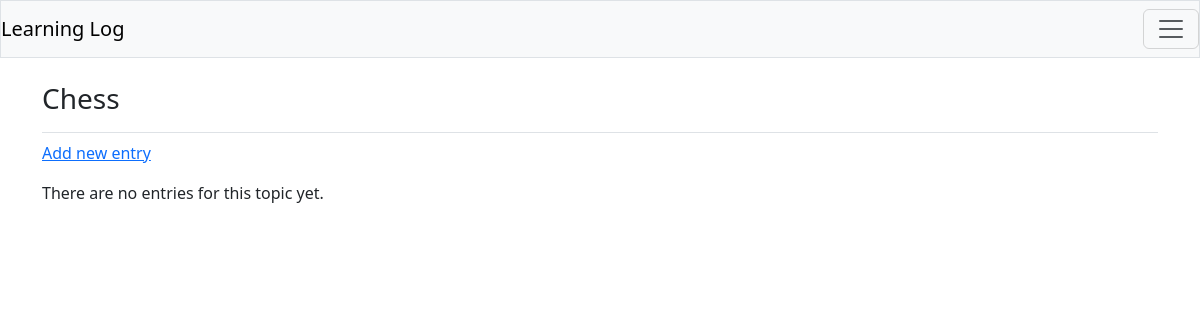
The page /topic/1/ (signed in) on the database as committed earlier.
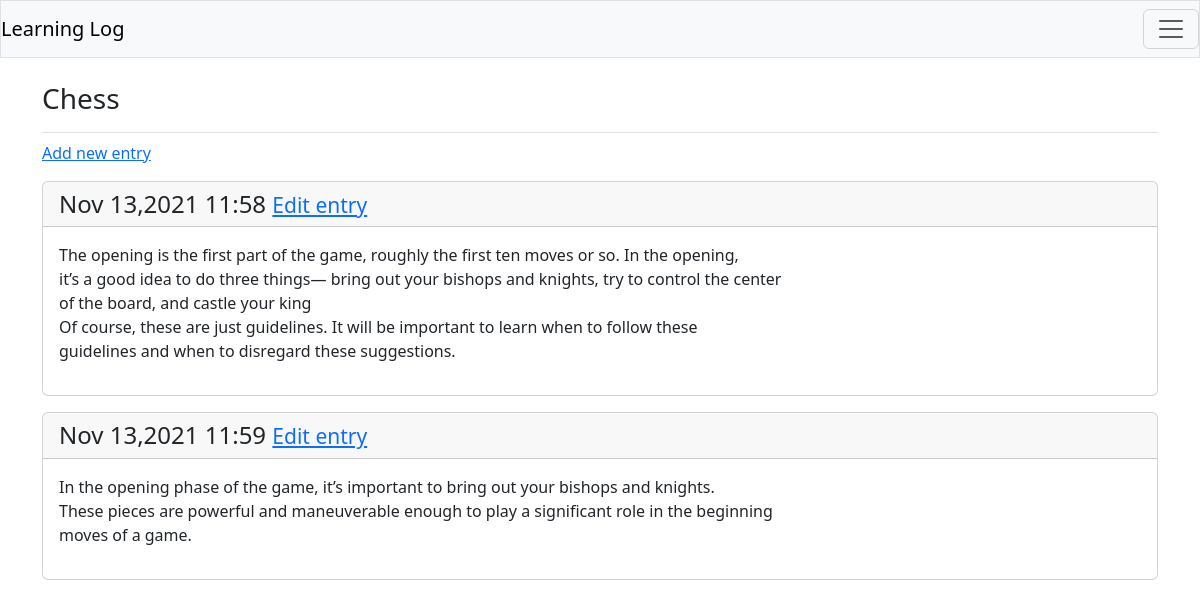
The same page on the database as committed later.
### learning_logs/models.py (models this page shows, shortened)
class Topic(models.Model):
    text = models.CharField(max_length=200)
    date_added = models.DateTimeField(auto_now_add= True)
    owner = models.ForeignKey(User,on_delete=models.CASCADE)
    def __str__(self) -> str:
        return self.text

class Entry(models.Model):
    topic = models.ForeignKey(Topic,on_delete=models.CASCADE) #cascading delete 级联删除
    text = models.TextField()
    date_added = models.DateTimeField(auto_now_add= True)
    class Meta:
        verbose_name_plural = 'entries'

### learning_logs/views.py (the view)
# urls.py: path('topic/<int:topic_id>/',views.topic,name="topic"),
@login_required
def topic(request, topic_id):
    topic = Topic.objects.get(id=topic_id)
    if topic.owner != request.user:
        raise Http404
    entries= topic.entry_set.order_by('date_added')
    context = {'topic':topic,'entries':entries}
    return render(request,'learning_logs/topic.html',context)

### learning_logs/templates/learning_logs/topic.html
{% extends 'learning_logs/base.html' %}
{% block  page_header %}
    <h3>{{topic}}</h3>
{% endblock page_header %}
{% block content %}
    <p>
        <a href="{% url 'learning_logs:new_entry' topic.id %}">Add new entry</a>
    </p>
    {% for entry in entries %}
        <div class="card mb-3">
            <h4 class="card-header">{{entry.date_added|date:'M d,Y H:i'}}
                <small><a href="{% url 'learning_logs:edit_entry' entry.id %}">Edit entry</a></small>
            </h4>
            <div class="card-body">{{entry.text|linebreaks}}</div>
        </div>
    {% empty %}
        <p>There are no  entries for this topic yet.</p>
    {% endfor %}
{% endblock content %}

### learning_logs/templates/learning_logs/base.html (shortened to what this page needs)
{% load bootstrap5 %}
<!doctype html>
<html lang="en">
<head>
    {% bootstrap_css %}
</head>
<body>
    <nav class="navbar navbar-expend-md navbar-light bg-light mb-4 border">
        <a class="navbar-brand" href="{% url 'learning_logs:index' %}">Learning Log</a>
        <button class="navbar-toggler" type="button" data-bs-toggle="collapse"
            data-bs-target="#navbarCollapse" aria-controls="navbarCollapse"
            aria-expended = "false" aria-label="Toggle navigation">
            <span class="navbar-toggler-icon"></span>
        </button>
    </nav>
    <main role="main" class="container">
        <div class="pb-2 mb-2 border-bottom">
            {% block page_header %}{% endblock page_header %}
        </div>
        <div>
            {% block content %}{% endblock content %}
        </div>
    </main>
</body>
</html>

Rows that differ between the two databases and show on the page:
added Entry: date_added "Nov 13,2021 11:58", text "The opening is the first part of the game, roughly the first ten moves or so. In the opening, it’s a good idea to do three things— bring out your bishops and knights, try to control the center of the board, and castle your king Of course, these are just guidelines. It will be important to learn when to follow these guidelines and when to disregard these suggestions."
added Entry: date_added "Nov 13,2021 11:59", text "In the opening phase of the game, it’s important to bring out your bishops and knights. These pieces are powerful and maneuverable enough to play a significant role in the beginning moves of a game."
Other text that changed with them:
text no longer shown: "There are no entries for this topic yet."
